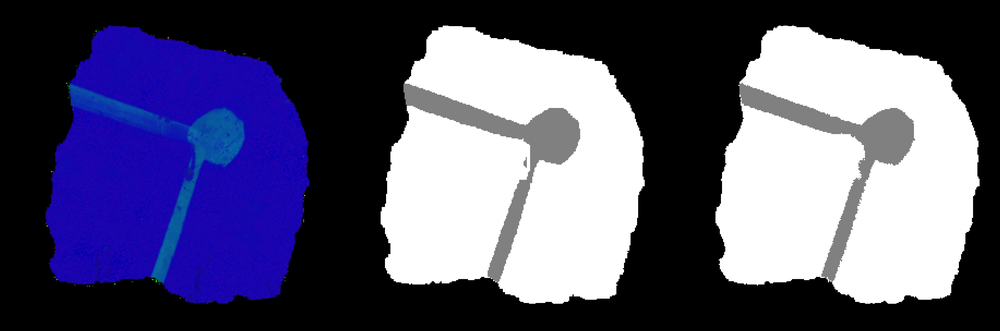
#> input picture Aref's implementations/UNET/Model_to_detect_3_classes_simplified_HSV/viusal_evaluation_test_0.png, 1000 x 331 px, shrunk from 3673 x 1217 before the run
$ python -i utils.py   (imports and definitions only)
#> lines starting #> are read from the running program, lines starting #| are printed output that depends on the picture; after the words box and inside, x2 and y2 are one past the last pixel; in counts of white or black regions, pixels touching at a corner belong together

# These are the functions written by Aref

import os
import cv2
import numpy as np
import matplotlib.pyplot as plt
import re
import random
from PIL import Image


import paths_inpainting


# [10 lines left out: function sort_key, not called in this run]

#Check if masks correctly overlapped with correspondant images
'''def visualize_random_image(RGB_images):
    # Generate a random index
    index = random.choice(range(len(RGB_images)))

    # Add weighted images to create a single image with bounding boxes
    dst = cv2.addWeighted(RGB_images[index], 0.5, mask_images_3channels[index], 0.5, 0)

    # Plot the image
    plt.figure(figsize=(10, 10))
    plt.imshow(dst)
    plt.axis('off')
    plt.show()'''

# [50 lines left out: functions make_background_white, make_background_black, keep_white_pixels, not called in this run]

def make_background_black_updated(image, edge_threshold=100, frame_size=10):
#> called with edge_threshold = 100, frame_size = 10
    if isinstance(image, str):
        image = cv2.imread(image)
#> image is the input picture: shape (331, 1000, 3); mean B, G, R 114.4, 86.2, 88.2
        image = cv2.cvtColor(image, cv2.COLOR_BGR2RGB)  # Convert from BGR to RGB

    # Add frame around the image
    height, width, _ = image.shape
#> height = 331; width = 1000
    framed_image = cv2.copyMakeBorder(image, frame_size, frame_size, frame_size, frame_size, cv2.BORDER_CONSTANT,
                                      value=[255, 255, 255])
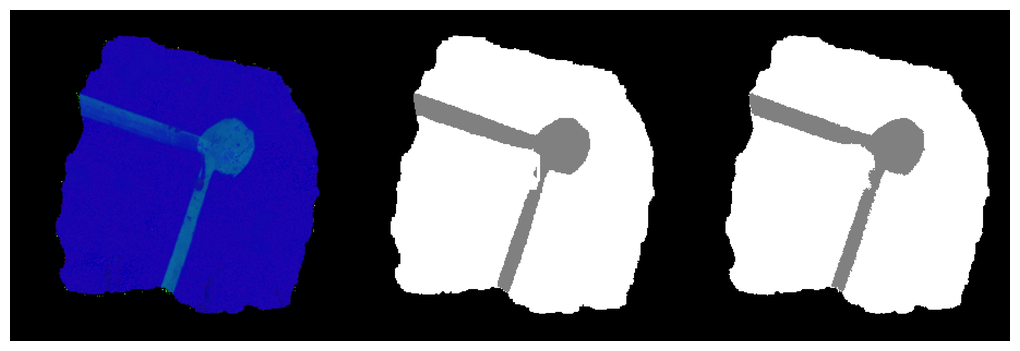
#> framed_image: shape (351, 1020, 3); mean R, G, B 100.8, 98.9, 125

    gray_image = cv2.cvtColor(framed_image, cv2.COLOR_RGB2GRAY)
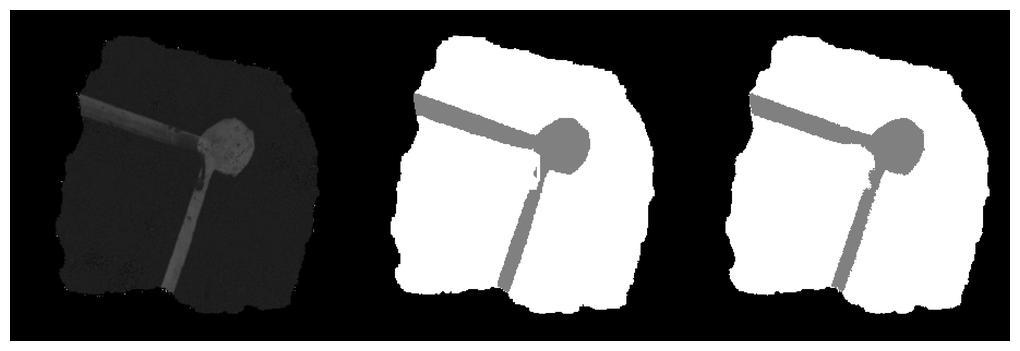
#> gray_image: shape (351, 1020); min 0, max 255, mean 102.5

    edges = cv2.Canny(gray_image, edge_threshold, edge_threshold * 3)
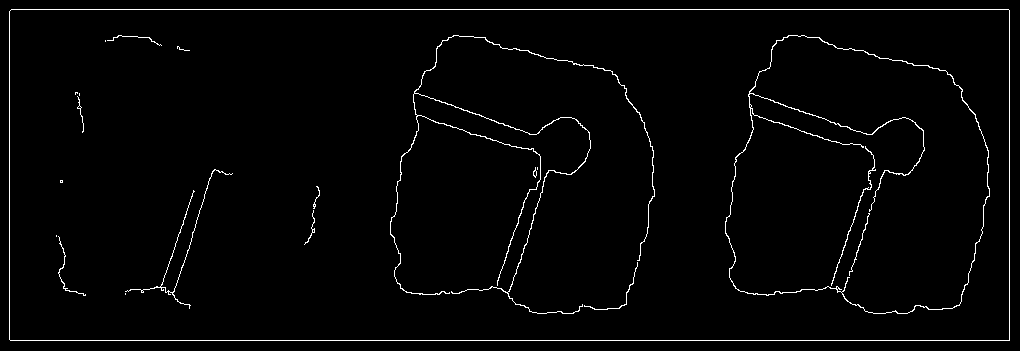
#> edges: shape (351, 1020); 2% white in thin lines or dots
    kernel = np.ones((3, 3), np.uint8)
    edges = cv2.dilate(edges, kernel, iterations=1)
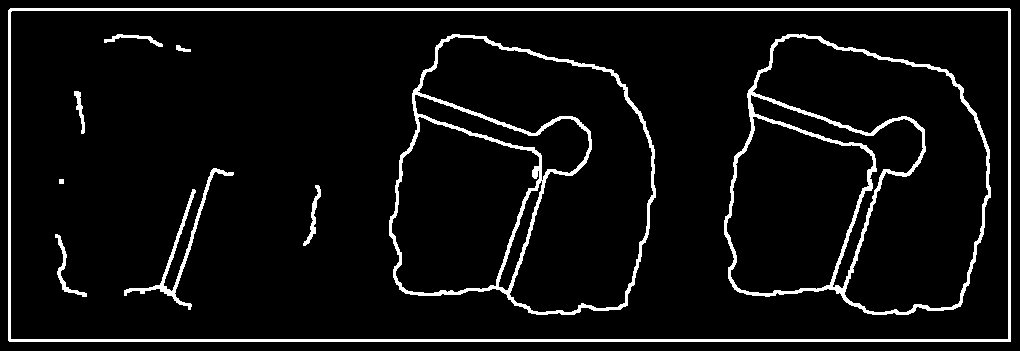
#> edges: shape (351, 1020); 6.2% white; 10 white regions, largest, box (x1, y1, x2, y2) and area: (8, 8, 1011, 342) 7982, (724, 34, 991, 315) 5947, (389, 34, 656, 315) 5900

    contours, _ = cv2.findContours(edges, cv2.RETR_EXTERNAL, cv2.CHAIN_APPROX_SIMPLE)
#> contours = 1 item

    mask = np.zeros_like(gray_image)

    # Fill the largest contour (assumed to be the background) with white
    largest_contour = max(contours, key=cv2.contourArea)
#> largest_contour = [[10, 8], [8, 10], [8, 340], [9, 341], [1010, 341], [1010, 9], [1009, 8]]
    cv2.drawContours(mask, [largest_contour], 0, 255, -1)
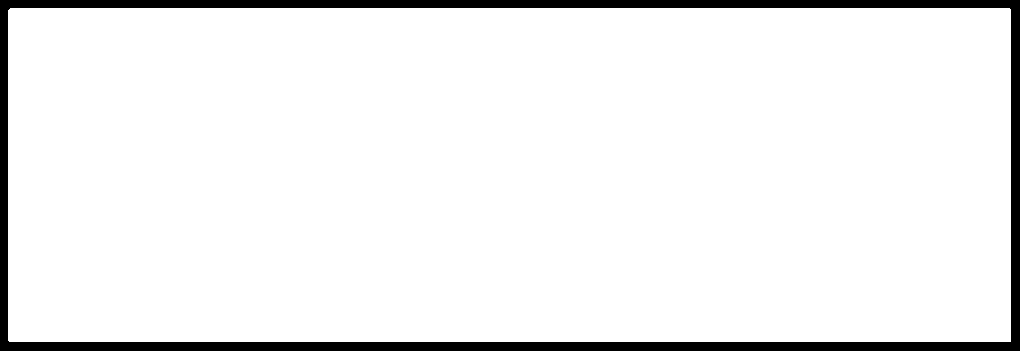
#> mask: shape (351, 1020); 93.6% white; 1 black region, box (x1, y1, x2, y2) and area: (0, 0, 1020, 351) 23023

    framed_image_with_black_background = framed_image.copy()
    framed_image_with_black_background[mask == 0] = [0, 0, 0]
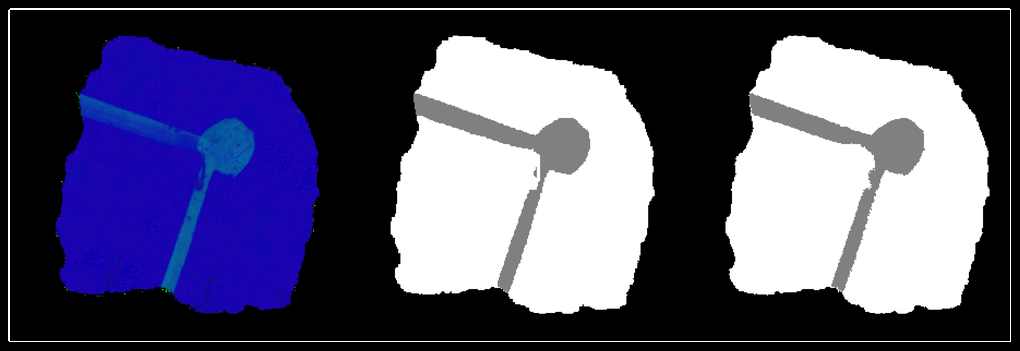
#> framed_image_with_black_background: shape (351, 1020, 3); 6.43% of pixels changed, all inside (x1, y1, x2, y2) = (0, 0, 1020, 351)

    # Remove the frame
    image_with_black_background = framed_image_with_black_background[frame_size:-frame_size, frame_size:-frame_size]

    image_with_black_background = cv2.cvtColor(image_with_black_background, cv2.COLOR_RGB2BGR)
    black_background_image = Image.fromarray(image_with_black_background)

    return black_background_image

# [36 lines left out: function make_background_black_updated_3, not called in this run]

>>> result = make_background_black_updated("../../Aref's implementations/UNET/Model_to_detect_3_classes_simplified_HSV/viusal_evaluation_test_0.png")

$ run again, on Aref's implementations/UNET/Model_to_detect_3_classes_simplified_HSV/viusal_evaluation_test_1.png
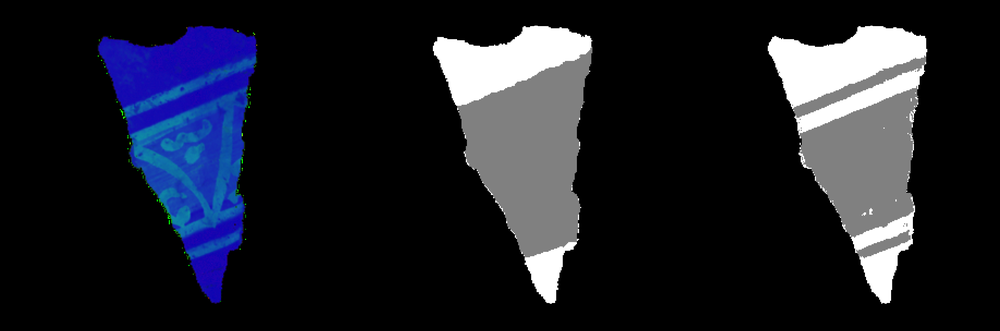
#> input picture Aref's implementations/UNET/Model_to_detect_3_classes_simplified_HSV/viusal_evaluation_test_1.png, 1000 x 331 px, shrunk from 3673 x 1217 before the run
#> in make_background_black_updated, image is the input picture: shape (331, 1000, 3); mean B, G, R 40.1, 30.7, 28.6
#> in make_background_black_updated, `edges = cv2.dilate(edges, kernel, iterations=1)`:
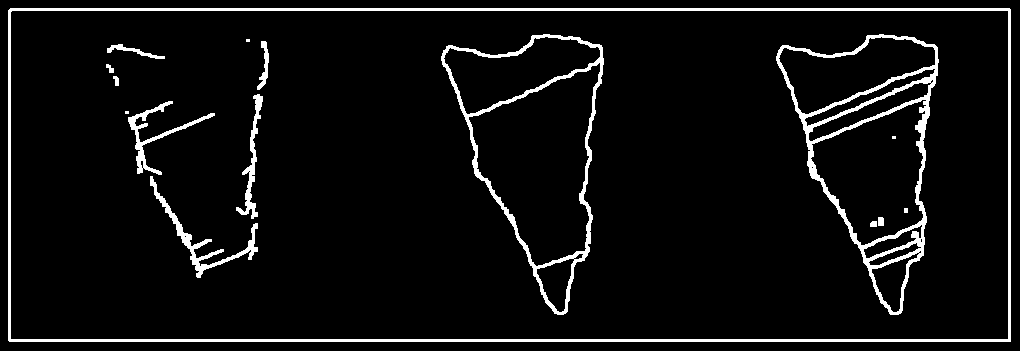
#> edges: shape (351, 1020); 5.8% white; 16 white regions (3 under 20 px), largest, box (x1, y1, x2, y2) and area: (8, 8, 1011, 342) 7982, (776, 34, 939, 315) 5427, (441, 34, 604, 315) 3640
#> contours = 1 item
#> largest_contour = [[10, 8], [8, 10], [8, 340], [9, 341], [1010, 341], [1010, 9], [1009, 8]]
#> mask: shape (351, 1020); 93.6% white; 1 black region, box (x1, y1, x2, y2) and area: (0, 0, 1020, 351) 23023
#> in make_background_black_updated, `framed_image_with_black_background[mask == 0] = [0, 0, 0]`:
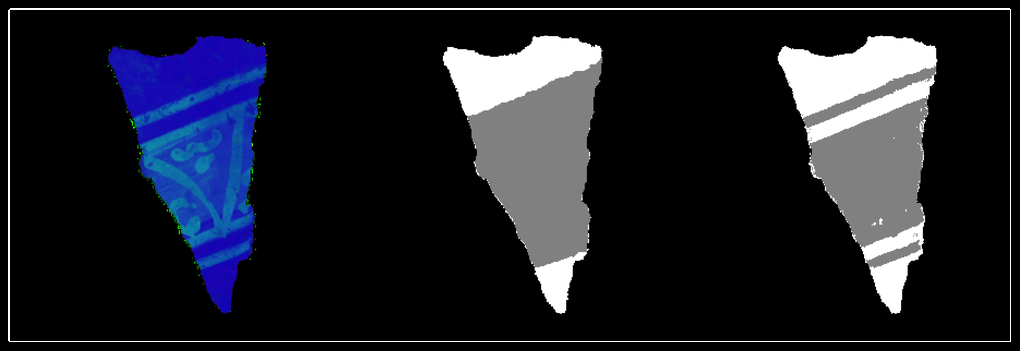
#> framed_image_with_black_background: shape (351, 1020, 3); mean R, G, B 29.3, 31.2, 39.9

$ run again, on Aref's implementations/UNET/Model_to_detect_3_classes_simplified_HSV/viusal_evaluation_test_2.png
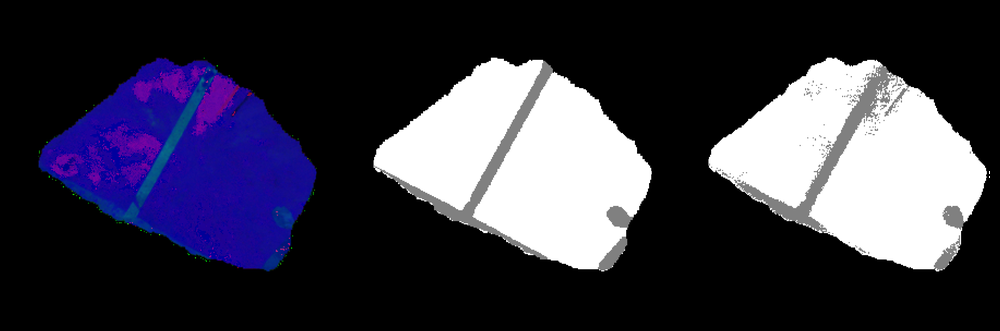
#> input picture Aref's implementations/UNET/Model_to_detect_3_classes_simplified_HSV/viusal_evaluation_test_2.png, 1000 x 331 px, shrunk from 3673 x 1217 before the run
#> in make_background_black_updated, image is the input picture: shape (331, 1000, 3); mean B, G, R 70.2, 54.9, 56.9
#> in make_background_black_updated, `edges = cv2.dilate(edges, kernel, iterations=1)`:
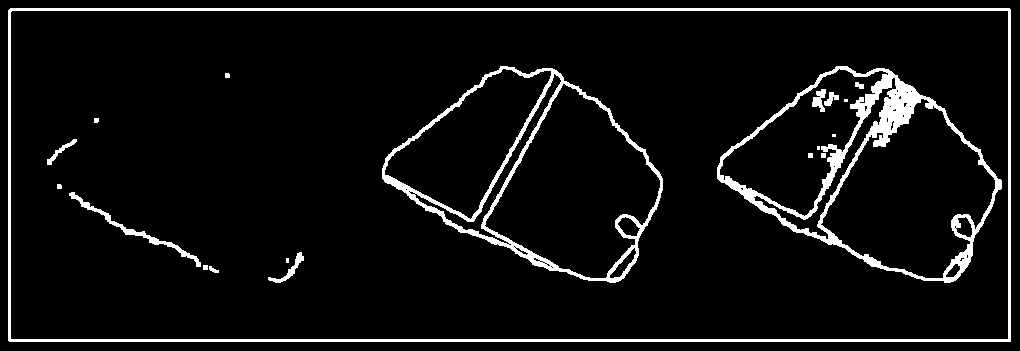
#> edges: shape (351, 1020); 6.4% white; 20 white regions (4 under 20 px), largest, box (x1, y1, x2, y2) and area: (8, 8, 1011, 342) 7982, (717, 66, 1002, 283) 7666, (382, 66, 663, 283) 5446
#> contours = 1 item
#> largest_contour = [[10, 8], [8, 10], [8, 340], [9, 341], [1010, 341], [1010, 9], [1009, 8]]
#> mask: shape (351, 1020); 93.6% white; 1 black region, box (x1, y1, x2, y2) and area: (0, 0, 1020, 351) 23023
#> in make_background_black_updated, `framed_image_with_black_background[mask == 0] = [0, 0, 0]`:
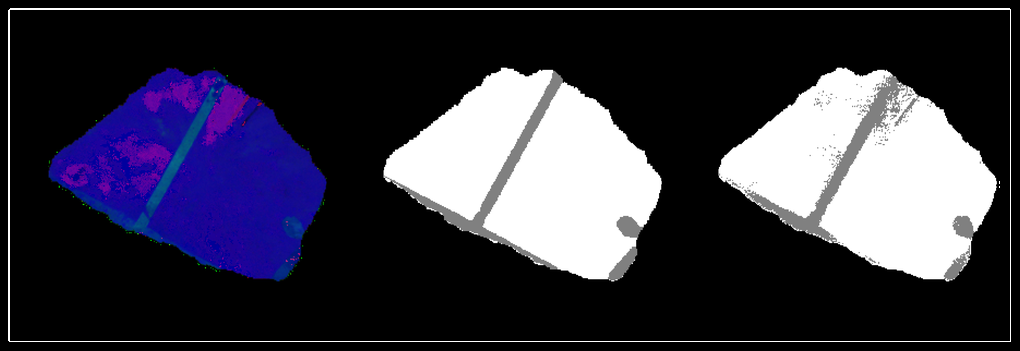
#> framed_image_with_black_background: shape (351, 1020, 3); mean R, G, B 55.5, 53.6, 67.8

$ run again, on Aref's implementations/UNET/Model_to_detect_3_classes_simplified_HSV/viusal_evaluation_test_3.png
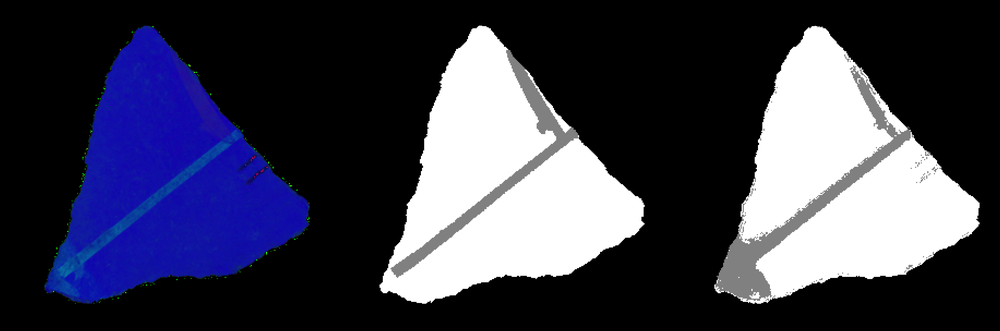
#> input picture Aref's implementations/UNET/Model_to_detect_3_classes_simplified_HSV/viusal_evaluation_test_3.png, 1000 x 331 px, shrunk from 3673 x 1217 before the run
#> in make_background_black_updated, image is the input picture: shape (331, 1000, 3); mean B, G, R 79.2, 61.4, 61
#> in make_background_black_updated, `edges = cv2.dilate(edges, kernel, iterations=1)`:
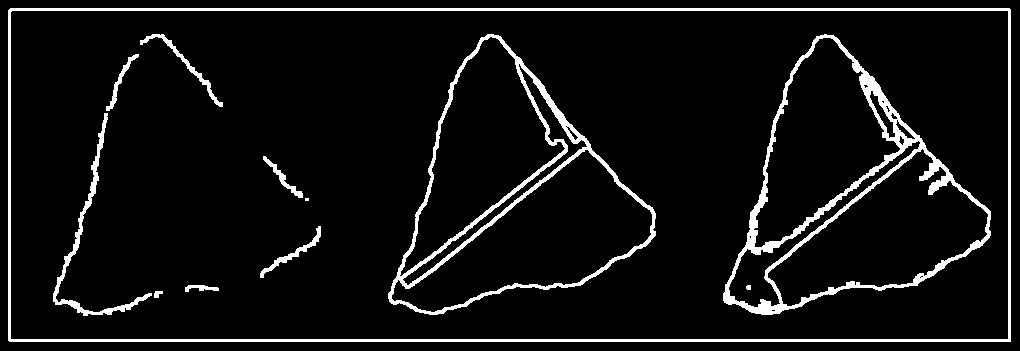
#> edges: shape (351, 1020); 6.8% white; 12 white regions (1 under 20 px), largest, box (x1, y1, x2, y2) and area: (8, 8, 1011, 342) 7982, (723, 34, 991, 315) 7381, (388, 34, 656, 315) 5846
#> contours = 1 item
#> largest_contour = [[10, 8], [8, 10], [8, 340], [9, 341], [1010, 341], [1010, 9], [1009, 8]]
#> mask: shape (351, 1020); 93.6% white; 1 black region, box (x1, y1, x2, y2) and area: (0, 0, 1020, 351) 23023
#> in make_background_black_updated, `framed_image_with_black_background[mask == 0] = [0, 0, 0]`:
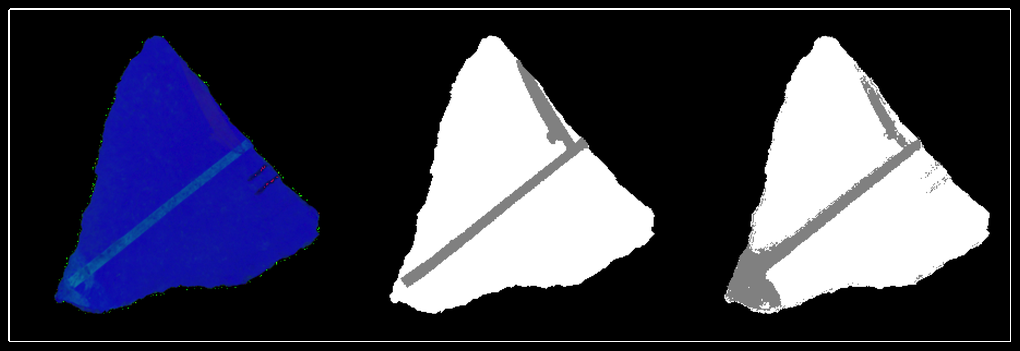
#> framed_image_with_black_background: shape (351, 1020, 3); mean R, G, B 59.2, 59.6, 76
